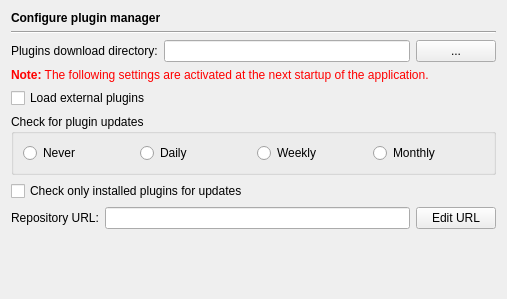
<?xml version="1.0" encoding="UTF-8"?>
<ui version="4.0">
 <class>PluginManagerPage</class>
 <widget class="QWidget" name="PluginManagerPage">
  <property name="geometry">
   <rect>
    <x>0</x>
    <y>0</y>
    <width>507</width>
    <height>299</height>
   </rect>
  </property>
  <layout class="QVBoxLayout" name="verticalLayout">
   <item>
    <widget class="QLabel" name="headerLabel">
     <property name="text">
      <string>&lt;b&gt;Configure plugin manager&lt;/b&gt;</string>
     </property>
    </widget>
   </item>
   <item>
    <widget class="Line" name="line9_2">
     <property name="frameShape">
      <enum>QFrame::HLine</enum>
     </property>
     <property name="frameShadow">
      <enum>QFrame::Sunken</enum>
     </property>
     <property name="orientation">
      <enum>Qt::Horizontal</enum>
     </property>
    </widget>
   </item>
   <item>
    <layout class="QHBoxLayout" name="horizontalLayout_2">
     <item>
      <widget class="QLabel" name="label">
       <property name="text">
        <string>Plugins download directory:</string>
       </property>
      </widget>
     </item>
     <item>
      <widget class="QLineEdit" name="downloadDirEdit">
       <property name="toolTip">
        <string>Enter the plugins download directory</string>
       </property>
      </widget>
     </item>
     <item>
      <widget class="QPushButton" name="downloadDirButton">
       <property name="toolTip">
        <string>Select the plugins download directory via a directory selection dialog</string>
       </property>
       <property name="text">
        <string>...</string>
       </property>
      </widget>
     </item>
    </layout>
   </item>
   <item>
    <widget class="QLabel" name="TextLabel1_2_2_2_3">
     <property name="text">
      <string>&lt;font color=&quot;#FF0000&quot;&gt;&lt;b&gt;Note:&lt;/b&gt; The following settings are activated at the next startup of the application.&lt;/font&gt;</string>
     </property>
    </widget>
   </item>
   <item>
    <widget class="QCheckBox" name="activateExternalPluginsCheckBox">
     <property name="toolTip">
      <string>Select to enable external plugins to be loaded</string>
     </property>
     <property name="text">
      <string>Load external plugins</string>
     </property>
    </widget>
   </item>
   <item>
    <widget class="QGroupBox" name="groupBox_2">
     <property name="title">
      <string>Check for plugin updates</string>
     </property>
     <layout class="QHBoxLayout" name="_2">
      <item>
       <widget class="QRadioButton" name="noCheckRadioButton">
        <property name="toolTip">
         <string>Select to disable update checking</string>
        </property>
        <property name="text">
         <string>Never</string>
        </property>
       </widget>
      </item>
      <item>
       <widget class="QRadioButton" name="dailyCheckRadioButton">
        <property name="toolTip">
         <string>Select to check for updates once a day</string>
        </property>
        <property name="text">
         <string>Daily</string>
        </property>
       </widget>
      </item>
      <item>
       <widget class="QRadioButton" name="weeklyCheckRadioButton">
        <property name="toolTip">
         <string>Select to check for updates once a week</string>
        </property>
        <property name="text">
         <string>Weekly</string>
        </property>
       </widget>
      </item>
      <item>
       <widget class="QRadioButton" name="monthlyCheckRadioButton">
        <property name="toolTip">
         <string>Select to check for updates once a month</string>
        </property>
        <property name="text">
         <string>Monthly</string>
        </property>
       </widget>
      </item>
     </layout>
    </widget>
   </item>
   <item>
    <widget class="QCheckBox" name="downloadedOnlyCheckBox">
     <property name="toolTip">
      <string>Select to check only already installed plugins for updates</string>
     </property>
     <property name="text">
      <string>Check only installed plugins for updates</string>
     </property>
    </widget>
   </item>
   <item>
    <layout class="QHBoxLayout" name="horizontalLayout">
     <item>
      <widget class="QLabel" name="label_4">
       <property name="text">
        <string>Repository URL:</string>
       </property>
      </widget>
     </item>
     <item>
      <widget class="QLineEdit" name="repositoryUrlEdit">
       <property name="toolTip">
        <string>Shows the repository URL</string>
       </property>
       <property name="readOnly">
        <bool>true</bool>
       </property>
      </widget>
     </item>
     <item>
      <widget class="QPushButton" name="repositoryUrlEditButton">
       <property name="toolTip">
        <string>Press to edit the plugin repository URL</string>
       </property>
       <property name="text">
        <string>Edit URL</string>
       </property>
       <property name="checkable">
        <bool>true</bool>
       </property>
      </widget>
     </item>
    </layout>
   </item>
   <item>
    <spacer>
     <property name="orientation">
      <enum>Qt::Vertical</enum>
     </property>
     <property name="sizeHint" stdset="0">
      <size>
       <width>435</width>
       <height>121</height>
      </size>
     </property>
    </spacer>
   </item>
  </layout>
 </widget>
 <tabstops>
  <tabstop>downloadDirEdit</tabstop>
  <tabstop>downloadDirButton</tabstop>
  <tabstop>activateExternalPluginsCheckBox</tabstop>
  <tabstop>noCheckRadioButton</tabstop>
  <tabstop>dailyCheckRadioButton</tabstop>
  <tabstop>weeklyCheckRadioButton</tabstop>
  <tabstop>monthlyCheckRadioButton</tabstop>
  <tabstop>downloadedOnlyCheckBox</tabstop>
 </tabstops>
 <resources/>
 <connections/>
</ui>
